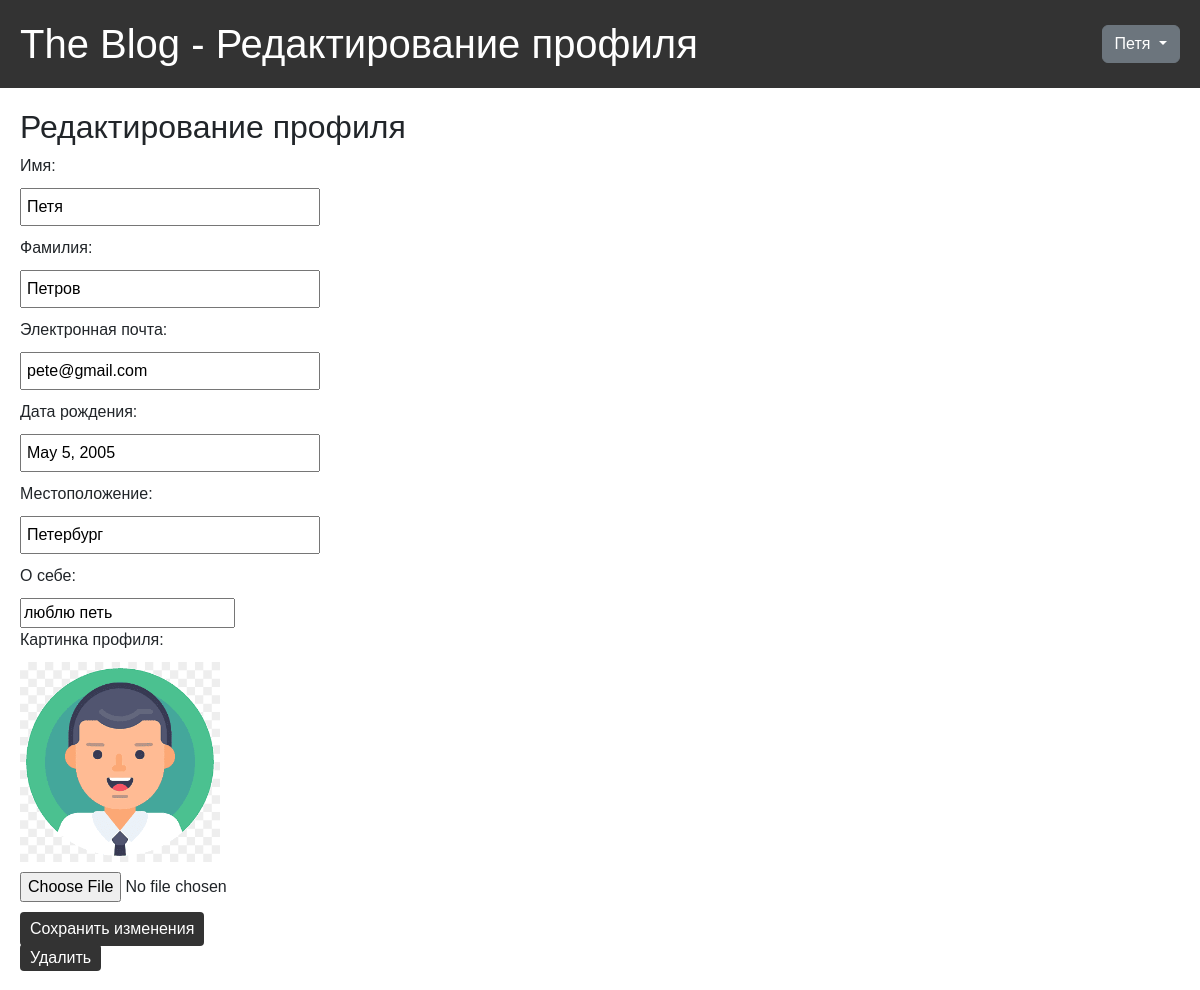
Screenshot of /users/edit_profile/1/ (signed in) with the database file from the repository.
### users/models.py (models this page shows)
class Profile(models.Model):
    user = models.OneToOneField(User, on_delete=models.CASCADE)
    first_name = models.CharField(max_length=200, blank=True)
    last_name = models.CharField(max_length=200, blank=True)
    email = models.CharField(max_length=100, blank=True)
    date_of_birth = models.DateField(null=True, blank=True)
    location = models.CharField(max_length=200, blank=True)
    about_me = models.CharField(max_length=500, blank=True)
    image = models.ImageField(upload_to='profile_images/', null=True)

### users/views.py (the view)
# urls.py: path('edit_profile/<int:profile_id>/', views.edit_profile, name='edit_profile'),
@csrf_exempt
@login_required(login_url=reverse_lazy('login'))
def edit_profile(request, profile_id):
    user_profile = Profile.objects.get(id=profile_id)
    if request.method == 'POST':
        profile_form = ProfileEditForm(instance=user_profile, data=request.POST, files=request.FILES)
        if profile_form.is_valid():
            profile_form.save()
        return HttpResponseRedirect(reverse(viewname=profile, args=[user_profile.user.username]))
    else:
        profile_form = ProfileEditForm(instance=request.user.profile)
    context = {'profile_form': profile_form, 'user_profile': user_profile}
    return render(request, 'edit_profile.html', context)

### users/forms.py
class ProfileEditForm(forms.ModelForm):
    class Meta:
        model = Profile
        fields = ('first_name', 'last_name', 'email', 'date_of_birth', 'location', 'about_me', 'image')

### templates/edit_profile.html (shortened to what this page needs)
<!DOCTYPE html>
<html>
<head>
    {% load static %}
    <link rel="stylesheet" href="{% static 'bootstrap/css/bootstrap.min.css' %} " type="text/css">
    <link rel="stylesheet" href="{% static 'bootstrap/css/bootstrap-icons.css' %} " type="text/css">
    <link rel="stylesheet" href="{% static 'bootstrap/css/general_style.css' %} " type="text/css">
</head>
<body>
    <header class="header">
        <a href="/Daily_posts/home/" style="color: white"><h1>The Blog - Редактирование профиля</h1></a>
        <div class="user-actions">
            {% if request.user.is_authenticated %}
                <form method="post" action="/users/login/">
                    <div class="btn-group dropleft">
                        <button type="button" class="btn btn-secondary dropdown-toggle" data-toggle="dropdown" aria-haspopup="true" aria-expanded="false">
                            {{ request.user.username }}
                        </button>
                    </div>
                </form>
            {% else %}
            <a href="/users/login/">Войти</a>
            <a href="/users/registration/">Регистрация</a>
            {% endif %}
        </div>
    </header>
    <div class="profile-form">
        <h2>Редактирование профиля</h2>
        <form method="POST" enctype="multipart/form-data">
            <label>Имя:</label>
            <input type="text" name="first_name" value="{{ profile_form.instance.first_name }}" required>
            <label>Фамилия:</label>
            <input type="text" name="last_name" value="{{ profile_form.instance.last_name }}" required>
            <label>Электронная почта:</label>
            <input type="text" name="email" value="{{ profile_form.instance.email }}" required>
            <label>Дата рождения:</label>
            <input type="text" name="date_of_birth" value="{{ profile_form.instance.date_of_birth }}" required>
            <label>Местоположение:</label>
            <input type="text" name="location" value="{{ profile_form.instance.location }}" required>
            <label>О себе:</label>
            <input name="about_me" value="{{ profile_form.instance.about_me }}" required>
            <div>
                <label>Картинка профиля:</label>
                <img src="http://127.0.0.1:8000/users{{ profile_form.instance.image.url }}" alt="Изображение профиля" class="img">
            </div>
                <input type="file" name="image">
                <br>
                <input type="submit" value="Сохранить изменения" class="submit-button">
            <div>
                <a href="http://127.0.0.1:8000/users/remove_profile_image/{{ user_profile.id }}/" class="delete-profile-img-button">Удалить
                </a>
            </div>
        </form>
    </div>
</body>
</html>

### rows the page displays
Profile: first_name "Петя", last_name "Петров", email "pete@gmail.com", date_of_birth "May 5, 2005", location "Петербург", about_me "люблю петь", instance.image (picture)

### other values shown
{{ request.user.username }} "Петя"
